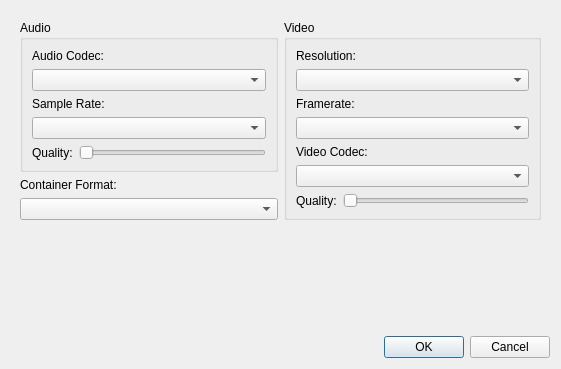
<?xml version="1.0" encoding="UTF-8"?>
<ui version="4.0">
 <class>VideoSettingsUi</class>
 <widget class="QDialog" name="VideoSettingsUi">
  <property name="geometry">
   <rect>
    <x>0</x>
    <y>0</y>
    <width>561</width>
    <height>369</height>
   </rect>
  </property>
  <property name="windowTitle">
   <string>Video Settings</string>
  </property>
  <layout class="QGridLayout" name="gridLayout_4">
   <item row="0" column="0">
    <widget class="QScrollArea" name="scrollArea">
     <property name="frameShape">
      <enum>QFrame::NoFrame</enum>
     </property>
     <property name="widgetResizable">
      <bool>true</bool>
     </property>
     <widget class="QWidget" name="scrollAreaWidgetContents">
      <property name="geometry">
       <rect>
        <x>0</x>
        <y>0</y>
        <width>543</width>
        <height>204</height>
       </rect>
      </property>
      <layout class="QGridLayout" name="gridLayout_3">
       <item row="0" column="0">
        <widget class="QGroupBox" name="groupBox">
         <property name="title">
          <string>Audio</string>
         </property>
         <layout class="QGridLayout" name="gridLayout">
          <item row="0" column="0" colspan="2">
           <widget class="QLabel" name="label_2">
            <property name="text">
             <string>Audio Codec:</string>
            </property>
           </widget>
          </item>
          <item row="1" column="0" colspan="2">
           <widget class="QComboBox" name="audioCodecBox"/>
          </item>
          <item row="2" column="0" colspan="2">
           <widget class="QLabel" name="label_5">
            <property name="text">
             <string>Sample Rate:</string>
            </property>
           </widget>
          </item>
          <item row="3" column="0" colspan="2">
           <widget class="QComboBox" name="audioSampleRateBox"/>
          </item>
          <item row="4" column="0">
           <widget class="QLabel" name="label_3">
            <property name="text">
             <string>Quality:</string>
            </property>
           </widget>
          </item>
          <item row="4" column="1">
           <widget class="QSlider" name="audioQualitySlider">
            <property name="maximum">
             <number>4</number>
            </property>
            <property name="orientation">
             <enum>Qt::Horizontal</enum>
            </property>
           </widget>
          </item>
         </layout>
        </widget>
       </item>
       <item row="0" column="1" rowspan="3">
        <widget class="QGroupBox" name="groupBox_2">
         <property name="title">
          <string>Video</string>
         </property>
         <layout class="QGridLayout" name="gridLayout_2">
          <item row="0" column="0" colspan="2">
           <widget class="QLabel" name="label_8">
            <property name="text">
             <string>Resolution:</string>
            </property>
           </widget>
          </item>
          <item row="1" column="0" colspan="2">
           <widget class="QComboBox" name="videoResolutionBox"/>
          </item>
          <item row="2" column="0" colspan="2">
           <widget class="QLabel" name="label_9">
            <property name="text">
             <string>Framerate:</string>
            </property>
           </widget>
          </item>
          <item row="3" column="0" colspan="2">
           <widget class="QComboBox" name="videoFramerateBox"/>
          </item>
          <item row="4" column="0" colspan="2">
           <widget class="QLabel" name="label_6">
            <property name="text">
             <string>Video Codec:</string>
            </property>
           </widget>
          </item>
          <item row="5" column="0" colspan="2">
           <widget class="QComboBox" name="videoCodecBox"/>
          </item>
          <item row="6" column="0">
           <widget class="QLabel" name="label_7">
            <property name="text">
             <string>Quality:</string>
            </property>
           </widget>
          </item>
          <item row="6" column="1">
           <widget class="QSlider" name="videoQualitySlider">
            <property name="maximum">
             <number>4</number>
            </property>
            <property name="orientation">
             <enum>Qt::Horizontal</enum>
            </property>
           </widget>
          </item>
         </layout>
        </widget>
       </item>
       <item row="1" column="0">
        <widget class="QLabel" name="label_4">
         <property name="text">
          <string>Container Format:</string>
         </property>
        </widget>
       </item>
       <item row="2" column="0">
        <widget class="QComboBox" name="containerFormatBox"/>
       </item>
      </layout>
     </widget>
    </widget>
   </item>
   <item row="1" column="0">
    <spacer name="verticalSpacer">
     <property name="orientation">
      <enum>Qt::Vertical</enum>
     </property>
     <property name="sizeHint" stdset="0">
      <size>
       <width>20</width>
       <height>14</height>
      </size>
     </property>
    </spacer>
   </item>
   <item row="2" column="0">
    <widget class="QDialogButtonBox" name="buttonBox">
     <property name="orientation">
      <enum>Qt::Horizontal</enum>
     </property>
     <property name="standardButtons">
      <set>QDialogButtonBox::Cancel|QDialogButtonBox::Ok</set>
     </property>
    </widget>
   </item>
  </layout>
 </widget>
 <resources/>
 <connections>
  <connection>
   <sender>buttonBox</sender>
   <signal>accepted()</signal>
   <receiver>VideoSettingsUi</receiver>
   <slot>accept()</slot>
   <hints>
    <hint type="sourcelabel">
     <x>322</x>
     <y>272</y>
    </hint>
    <hint type="destinationlabel">
     <x>44</x>
     <y>230</y>
    </hint>
   </hints>
  </connection>
  <connection>
   <sender>buttonBox</sender>
   <signal>rejected()</signal>
   <receiver>VideoSettingsUi</receiver>
   <slot>reject()</slot>
   <hints>
    <hint type="sourcelabel">
     <x>405</x>
     <y>262</y>
    </hint>
    <hint type="destinationlabel">
     <x>364</x>
     <y>227</y>
    </hint>
   </hints>
  </connection>
 </connections>
</ui>
